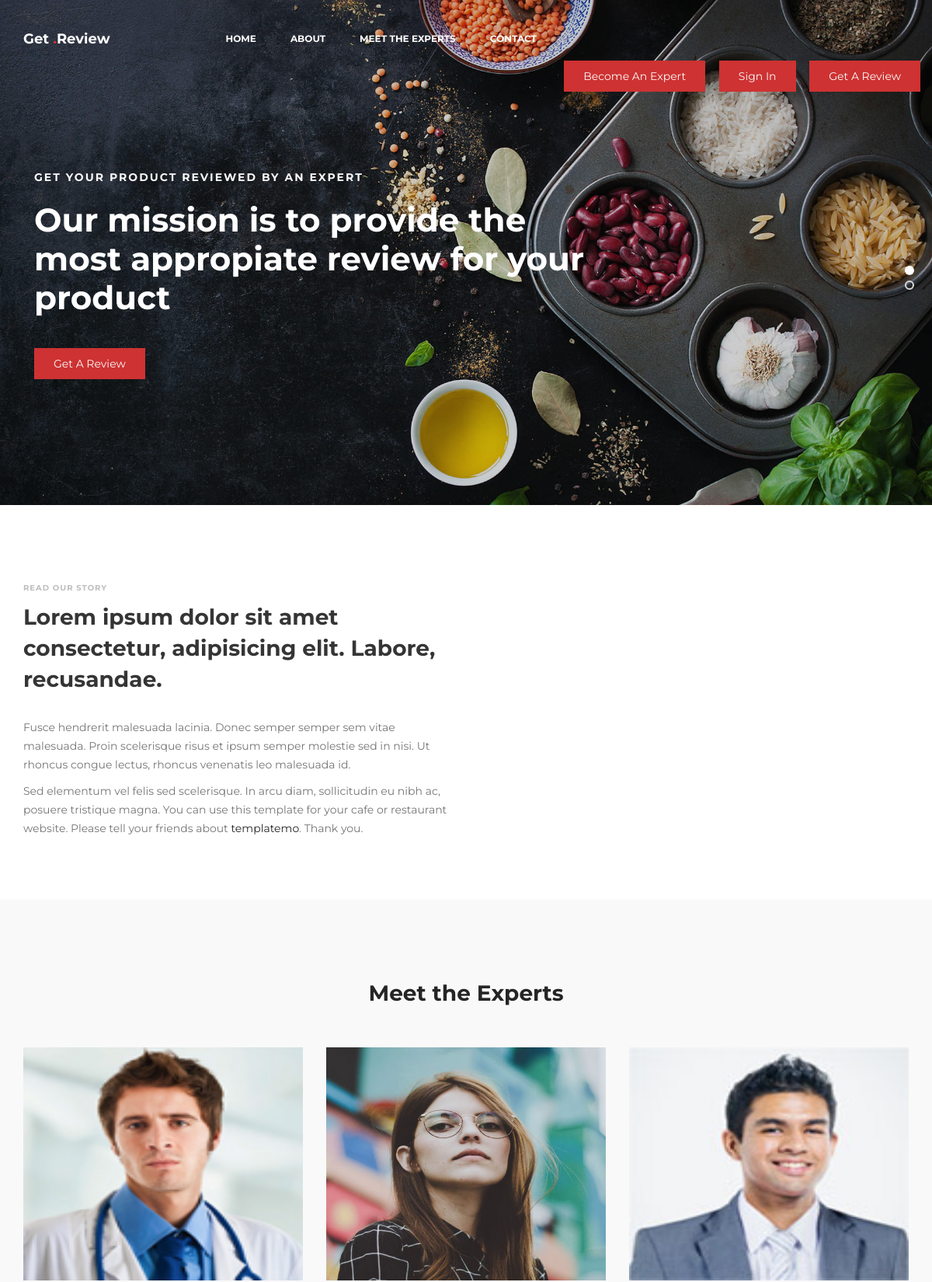
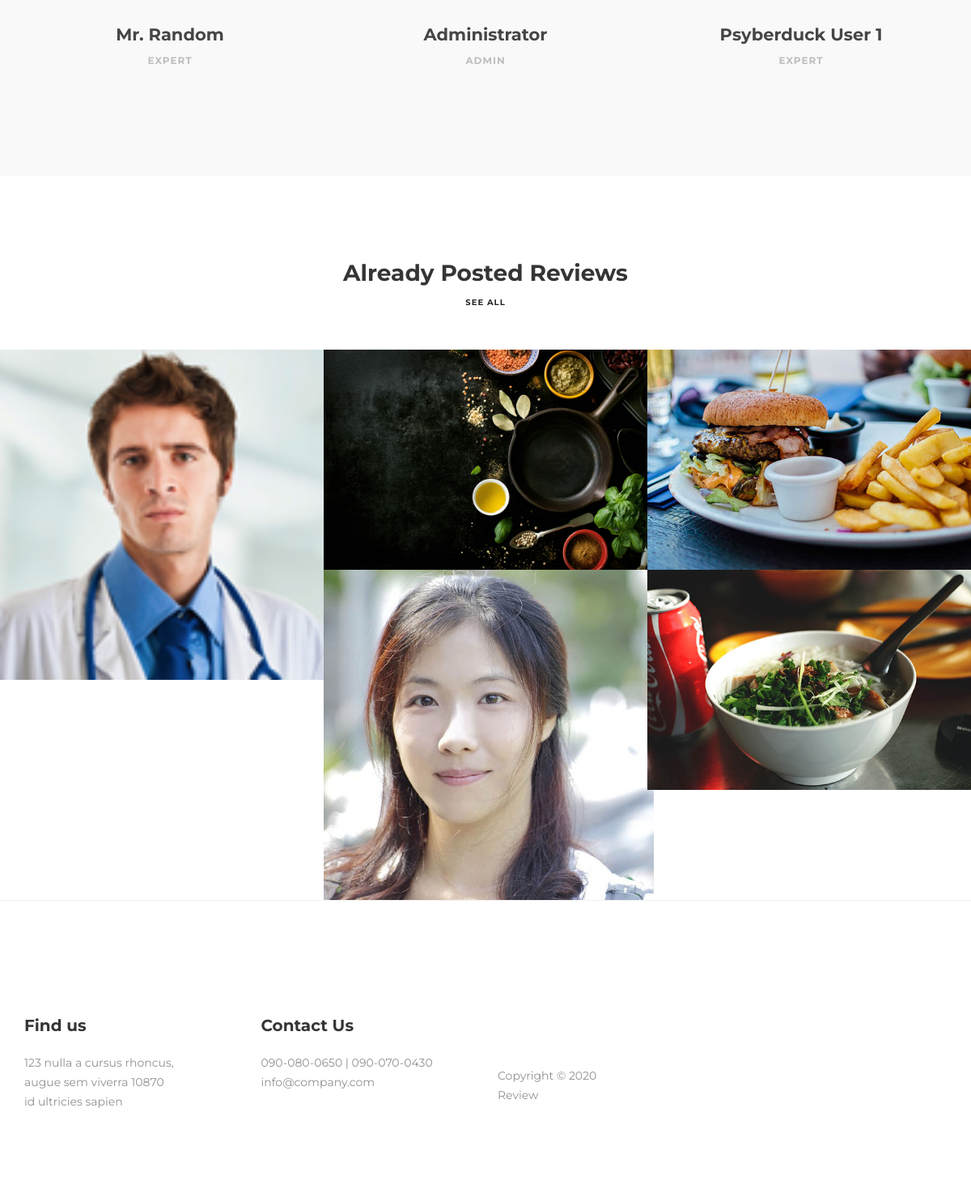
The page / on the database its author committed (2 pictures, top to bottom).
### review/models.py (models this page shows, shortened)
class ExpertProfile(models.Model):
    user=models.OneToOneField(User,on_delete=models.CASCADE,blank=True,null=True)
    name=models.CharField(max_length=100,blank=True,null=True)
    email=models.CharField(max_length=100,blank=True,null=True)
    number=models.PositiveIntegerField(blank=True,null=True)
    description=models.TextField(blank=True)
    category=models.CharField(max_length=100,blank=True,null=True)
    photo=models.ImageField(upload_to='review/images',blank=True)
    facebook=models.CharField(max_length=100,blank=True,null=True)
    Credits=models.PositiveIntegerField(blank=True,default=0)
    Admin=models.BooleanField(default=False)

class Review(models.Model):
    title=models.CharField(max_length=100)
    description=models.TextField()
    date=models.DateTimeField(auto_now_add=True)
    expire=models.DateTimeField(null=True,blank=True)
    publish=models.BooleanField(default=False)
    photo=models.ImageField(upload_to='review/userreviews/images',blank=True)
    author=models.ForeignKey(User,on_delete=models.CASCADE)

### review/views.py (the view)
# urls.py: 2. Add a URL to urlpatterns:  path('', views.home, name='home')
def home(request):
    reviews=Review.objects.all().order_by('?')[:6]
    profiles=ExpertProfile.objects.all().order_by('?')[:3]
    return render(request, 'review/home/index.html',{'reviews':reviews,'profiles':profiles})

### review/templates/review/home/index.html (shortened to what this page needs)
<!DOCTYPE html>
<html lang="en">
<head>
     {% load static %}
     <link rel="stylesheet" href="{% static 'homepage/css/bootstrap.min.css' %}   ">
     <link rel="stylesheet" href="{% static 'homepage/css/font-awesome.min.css' %}   ">
     <link rel="stylesheet" href="{% static 'homepage/css/animate.css' %}   ">
     <link rel="stylesheet" href="{% static 'homepage/css/owl.carousel.css' %}   ">
     <link rel="stylesheet" href="{% static 'homepage/css/owl.theme.default.min.css' %}   ">
     <link rel="stylesheet" href="{% static 'homepage/css/magnific-popup.css' %}   ">
     <link rel="stylesheet" href="{% static 'homepage/css/templatemo-style.css' %}   ">
</head>
<body>
     <section class="navbar custom-navbar navbar-fixed-top" role="navigation">
          <div class="container">
               <div class="navbar-header">
                    <a href="index.html" class="navbar-brand">Get <span>.</span>Review </a>
               </div>
               <div class="collapse navbar-collapse">
                    <ul class="nav navbar-nav navbar-nav-first">
                         <li><a href="#home" class="smoothScroll">Home</a></li>
                         <li><a href="#about" class="smoothScroll">About</a></li>
                         <li><a href="#team" class="smoothScroll">Meet the Experts</a></li>
                         <li><a href="#footer" class="smoothScroll">Contact</a></li>
                    </ul>
                    <ul class="nav navbar-nav navbar-right">
                         {% if user.is_authenticated %}
                         <a href="#"  class="section-btn ">Logged In As {{ user.username}}</a>
                         <a href="{% url 'userpanel' %}"  class="section-btn">Dashboard</a>
                         <form method="POST" action="{% url 'logoutuser' %}" style="display: inline;">{% csrf_token %}<button type="submit"  class="section-btn">Log Out</button>  </form>
                         {% else %}
                         <a href="{% url 'signupuser' %}"  class="section-btn ">Become An Expert</a>
                         <a href="{% url 'loginuser' %}"  class="section-btn">Sign In</a>
                         <a href="#"  class="section-btn">Get A Review</a>
                         {% endif %}
                    </ul>
               </div>
          </div>
     </section>
     <section id="home" class="slider" data-stellar-background-ratio="0.5">
          <div class="row">
                    <div class="owl-carousel owl-theme" id="banner">
                         <div class="item item-first">
                              <div class="caption">
                                   <div class="container">
                                        <div class="col-md-8 col-sm-12">
                                             <h3>Get Your Product Reviewed By An Expert</h3>
                                             <h1>Our mission is to provide the most appropiate review for your product</h1>
                                             <a href="#team" class="section-btn btn btn-default smoothScroll">Get A Review</a>
                                        </div>
                                   </div>
                              </div>
                         </div>
                    </div>
          </div>
     </section>
     <section id="about" data-stellar-background-ratio="0.5">
          <div class="container">
               <div class="row">
                    <div class="col-md-6 col-sm-12">
                         <div class="about-info">
                              <div class="section-title wow fadeInUp" data-wow-delay="0.2s">
                                   <h4>Read our story</h4>
                                   <h2>Lorem ipsum dolor sit amet consectetur, adipisicing elit. Labore, recusandae.</h2>
                              </div>
                              <div class="wow fadeInUp" data-wow-delay="0.4s">
                                   <p>Fusce hendrerit malesuada lacinia. Donec semper semper sem vitae malesuada. Proin scelerisque risus et ipsum semper molestie sed in nisi. Ut rhoncus congue lectus, rhoncus venenatis leo malesuada id.</p>
                                   <p>Sed elementum vel felis sed scelerisque. In arcu diam, sollicitudin eu nibh ac, posuere tristique magna. You can use this template for your cafe or restaurant website. Please tell your friends about <a href="https://plus.google.com/+templatemo" target="_parent">templatemo</a>. Thank you.</p>
                              </div>
                         </div>
                    </div>
                    <div class="col-md-6 col-sm-12">
                    </div>
               </div>
          </div>
     </section>
     <section id="team" data-stellar-background-ratio="0.5">
          <div class="container">
               <div class="row">
                    <div class="col-md-12 col-sm-12">
                         <div class="section-title wow fadeInUp" data-wow-delay="0.1s">
                              <h2><a href="{% url 'allexperts' %}">Meet the Experts</a></h2>
                         </div>
                    </div>
                    {% for profile in profiles %}
                    <div class=" col-md-4 col-sm-4">
                         <div class="team-thumb wow fadeInUp" data-wow-delay="0.2s">
                              {% if profile.photo %}
                              <img src="{{ profile.photo.url }}" class="img-responsive" alt="" style="height: 300px;">
                              {% else %}
                              <img src="{% static 'default.png' %}" class="img-responsive" alt="" style="height: 300px;">
                              {% endif %}
                         </div>
                         <div class="team-info">
                              <h3><a href="{% url 'profile' profile.id %}"> {{ profile.name }}</a></h3>
                              <p>{{ profile.category }}</p>
                         </div>
                    </div>
                    {% endfor %}
               </div>
          </div>
     </section>
     <section id="menu" data-stellar-background-ratio="0.5">
          <div class="container">
               <div class="row">
                    <div class="col-md-12 col-sm-12">
                         <div class="section-title wow fadeInUp" data-wow-delay="0.1s">
                              <h2>Already Posted Reviews</h2>
                              <h4><a href="{% url 'allreviews' %}">See All</a></h4>
                         </div>
                    </div>
                    {% for review in reviews %}
                    <div class="col-md-4 col-sm-6">
                         <div class="menu-thumb">
                              <a href="{{review.photo.url}}" class="image-popup" title="{{review.title}}">
                                   <img src="{{ review.photo.url }}" class="img-responsive" alt="">
                                   <div class="menu-info">
                                        <div class="menu-item" >
                                        </div>
                                   </div>
                              </a>
                         </div>
                    </div>
                    {% endfor %}
               </div>
          </div>
     </section>
     <footer id="footer" data-stellar-background-ratio="0.5">
          <div class="container">
               <div class="row">
                    <div class="col-md-3 col-sm-8">
                         <div class="footer-info">
                              <div class="section-title">
                                   <h2 class="wow fadeInUp" data-wow-delay="0.2s">Find us</h2>
                              </div>
                              <address class="wow fadeInUp" data-wow-delay="0.4s">
                                   <p>123 nulla a cursus rhoncus,<br> augue sem viverra 10870<br>id ultricies sapien</p>
                              </address>
                         </div>
                    </div>
                    <div class="col-md-3 col-sm-8">
                         <div class="footer-info">
                              <div class="section-title">
                                   <h2 class="wow fadeInUp" data-wow-delay="0.2s">Contact Us</h2>
                              </div>
                              <address class="wow fadeInUp" data-wow-delay="0.4s">
                                   <p>090-080-0650 | 090-070-0430</p>
                                   <p><a href="mailto:info@company.com">info@company.com</a></p>
                              </address>
                         </div>
                    </div>
                    <div class="col-md-2 col-sm-4">
                         <ul class="wow fadeInUp social-icon" data-wow-delay="0.4s">
                              <li><a href="#" class="fa fa-facebook-square" attr="facebook icon"></a></li>
                              <li><a href="#" class="fa fa-twitter"></a></li>
                              <li><a href="#" class="fa fa-instagram"></a></li>
                              <li><a href="#" class="fa fa-google"></a></li>
                         </ul>
                         <div class="wow fadeInUp copyright-text" data-wow-delay="0.8s">
                              <p><br>Copyright &copy; 2020 <br>Review
                              <br><br></p>
                         </div>
                    </div>
               </div>
          </div>
     </footer>
</body>
</html>

### review/static/homepage/css/templatemo-style.css (style rules this page uses)
body { background: #ffffff; font-family: 'Montserrat', sans-serif; overflow-x: hidden; }
h1,h2,h3,h4,h5,h6 { font-weight: bold; line-height: inherit; }
h1 { color: #252525; font-size: 3em; line-height: 50px; }
h2 { color: #353535; font-size: 2em; padding-bottom: 10px; }
h3 { font-size: 1.5em; margin-bottom: 0; }
h3, h3 a { color: #454545; }
p { color: #757575; font-size: 14px; font-weight: normal; line-height: 24px; }
html { -webkit-font-smoothing: antialiased; }
a { color: #252525; -webkit-transition: 0.5s; transition: 0.5s; text-decoration: none !important; }
.section-title { padding-bottom: 40px; }
.section-title h2 { margin: 0; }
.section-title h4 { color: #bfbdbd; font-size: 10px; letter-spacing: 1px; text-transform: uppercase; margin-top: 0; }
section { position: relative; padding: 100px 0; }
#team, #menu, #testimonial { text-align: center; }
.about-image img, .team-thumb img { width: 100%; }
.section-btn { background: #ce3232; border-radius: 0; border: 0; color: #f9f9f9; font-size: inherit; font-weight: normal; padding: 10px 25px; transition: 0.5s 0.2s; }
.custom-navbar { border: none; margin-bottom: 0; padding: 25px 0; }
.custom-navbar .navbar-brand { color: #ffffff; font-size: 18px; font-weight: bold; }
.custom-navbar .navbar-brand span { color: #ce3232; }
.custom-navbar .navbar-nav.navbar-nav-first { margin-left: 8em; }
.custom-navbar .navbar-nav.navbar-right .section-btn { display: inline-block; margin: 0.2em 0 0 1em; }
.custom-navbar .nav li a { font-size: 12px; font-weight: bold; color: #ffffff; padding-right: 22px; padding-left: 22px; text-transform: uppercase; }
@media (min-width:768px) { .custom-navbar { border-bottom: 0; background: 0 0; } }
#home { padding: 0; }
#home h1 { color: #ffffff; padding-bottom: 30px; }
#home h3 { color: #f9f9f9; font-size: 14px; line-height: inherit; letter-spacing: 2px; text-transform: uppercase; margin: 0; }
@media (min-width: 768px) { .slider .col-md-8 { padding-left: 0; } }
.slider .caption { display: flex; justify-content: center; flex-direction: column; text-align: left; background-color: rgba(20,20,20,0.2); height: 100%; color: #fff; cursor: e-resize; padding: 4em 0 0 2em; }
.slider .item { background-position: inherit; background-repeat: no-repeat; background-attachment: local; background-size: cover; height: 650px; }
.slider .item-first { background-image: url(../images/slider-image1.jpg); }
#about { padding-bottom: 0; }
.about-info { padding: 0 6em 5em 0; }
.about-info .section-title { padding-bottom: 20px; }
#team { background: #f9f9f9; }
.team-thumb { position: relative; overflow: hidden; cursor: pointer; }
.team-info { padding: 10px 30px 20px 30px; }
.team-thumb img { transition: 0.5s 0.2s; }
.team-info p { color: #bfbdbd; font-size: 12px; font-weight: bold; letter-spacing: 1px; text-transform: uppercase; margin-top: 5px; }
#menu { padding-bottom: 0; }
#menu .container { width: 100%; }
#menu .col-md-4 { margin: 0; padding: 0; }
.menu-thumb img { width: 100%; transition: 0.5s; }
#menu .menu-thumb { overflow: hidden; position: relative; cursor: pointer; width: 102%; }
.menu-thumb .menu-info { position: absolute; top: 60%; left: 0px; right: 0px; bottom: 0px; text-align: left; padding: 25px 30px; transition: 0.5s 0.2s; }
.menu-info .menu-item { float: left; }
footer { border-top: 1px solid rgba(0,0,0,0.05); padding: 120px 0; padding-bottom: 80px; }
footer .section-title { padding-bottom: 10px; }
footer h2 { font-size: 20px; }
footer a, footer p { color: #909090; }
footer address p { margin-bottom: 0; }
.footer-info, footer .social-icon { margin-top: 20px; }
.social-icon { position: relative; padding: 0; margin: 0; }
.social-icon li { display: inline-block; list-style: none; margin-bottom: 5px; }
.social-icon li a { border-radius: 100px; color: #ce3232; font-size: 15px; width: 35px; height: 35px; line-height: 35px; text-decoration: none; text-align: center; transition: all 0.4s ease-in-out; position: relative; }
@media only screen and (max-width: 1200px) { .about-info { padding-right: 0; } }

### rows shown on the page
ExpertProfile: photo (picture), name "Mr. Random", category "EXPERT"
ExpertProfile: photo (picture), name "Administrator", category "ADMIN"
ExpertProfile: photo (picture), name "Psyberduck User 1", category "EXPERT"
Review: photo (picture)
Review: photo (picture)
Review: photo (picture)
Review: photo (picture)
Review: photo (picture)
